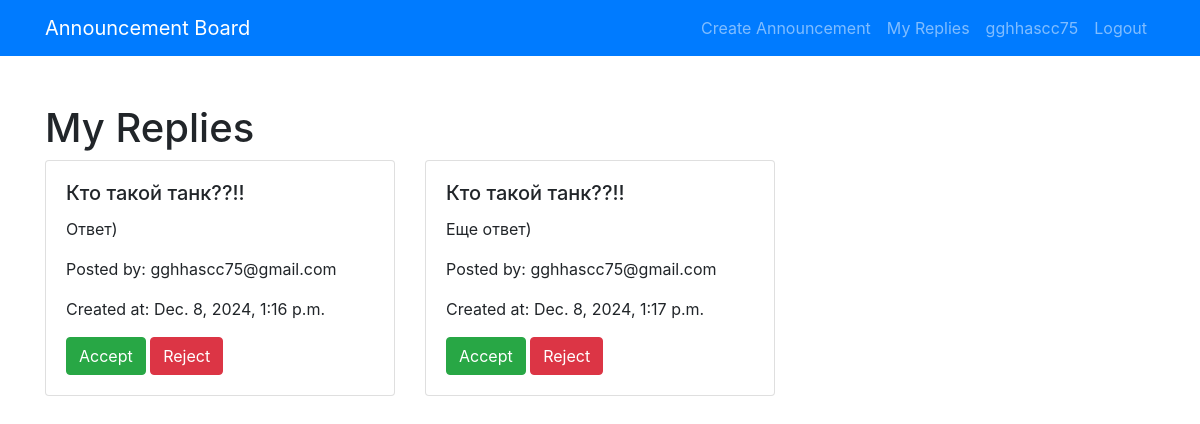
Screenshot of /announcements/replies/ (signed in) with the database file from the repository.
### accounts/models.py (models this page shows, shortened)
class User(AbstractUser, PermissionsMixin):
    email = models.EmailField(unique=True)
    is_active = models.BooleanField(default=False)
    is_staff = models.BooleanField(default=False)
    objects = UserManager()
    USERNAME_FIELD = 'email'
    REQUIRED_FIELDS = []

### announcements/models.py (models this page shows)
class Reply(models.Model):
    user = models.ForeignKey(User, on_delete=models.CASCADE)
    announcement = models.ForeignKey(Announcement, on_delete=models.CASCADE)
    content = models.TextField()
    created_at = models.DateTimeField(auto_now_add=True)
    is_accepted = models.BooleanField(default=False)

class Announcement(models.Model):
    CATEGORIES = (
        ('tanks', 'Танки'),
        ('healers', 'Хилы'),
        ('dd', 'ДД'),
        ('traders', 'Торговцы'),
        ('guildmasters', 'Гилдмастеры'),
        ('questgivers', 'Квестгиверы'),
        ('blacksmiths', 'Кузнецы'),
        ('leatherworkers', 'Кожевники'),
        ('alchemists', 'Зельевары'),
        ('mages', 'Мастера заклинаний'),
    )
    user = models.ForeignKey(User, on_delete=models.CASCADE)
    title = models.CharField(max_length=200)
    content = models.TextField()
    category = models.CharField(max_length=20, choices=CATEGORIES)
    created_at = models.DateTimeField(auto_now_add=True)
    updated_at = models.DateTimeField(auto_now=True)

### announcements/views.py (the view, shortened to what this page needs)
# urls.py: path('replies/', views.ReplyListView.as_view(), name='reply_list'),
class ReplyListView(LoginRequiredMixin, View):
    def get(self, request):
        replies = Reply.objects.filter(announcement__user=request.user)
        return render(request, 'announcements/reply_list.html', {'replies': replies})

### announcements/templates/announcements/reply_list.html (shortened to what this page needs)
{% extends 'base.html' %}
{% block content %}
<h1>My Replies</h1>
<div class="row">
    {% for reply in replies %}
        <div class="col-md-4 mb-4">
            <div class="card">
                <div class="card-body">
                    <h5 class="card-title">{{ reply.announcement.title }}</h5>
                    <p class="card-text">{{ reply.content }}</p>
                    <p>Posted by: {{ reply.user.email }}</p>
                    <p>Created at: {{ reply.created_at }}</p>
                    {% if reply.is_accepted %}
                        <p class="text-success">Accepted</p>
                    {% else %}
                        <form method="post" action="{% url 'reply_list' %}">
                            <button type="submit" name="accept" class="btn btn-success">Accept</button>
                            <button type="submit" name="reject" class="btn btn-danger">Reject</button>
                        </form>
                    {% endif %}
                </div>
            </div>
        </div>
    {% empty %}
        <div class="col-md-12">
            <p>No replies yet.</p>
        </div>
    {% endfor %}
</div>
{% endblock %}

### templates/base.html (shortened to what this page needs)
<!DOCTYPE html>
<html lang="en">
<head>
    <link rel="stylesheet" href="https://stackpath.bootstrapcdn.com/bootstrap/4.5.2/css/bootstrap.min.css">
</head>
<body>
    <nav class="navbar navbar-expand-lg navbar-dark bg-primary">
        <div class="container">
            <a class="navbar-brand" href="{% url 'announcement_list' %}">Announcement Board</a>
            <div class="collapse navbar-collapse" id="navbarNav">
                <ul class="navbar-nav ml-auto">
                    {% if user.is_authenticated %}
                        <li class="nav-item">
                            <a class="nav-link" href="{% url 'announcement_create' %}">Create Announcement</a>
                        </li>
                        <li class="nav-item">
                            <a class="nav-link" href="{% url 'reply_list' %}">My Replies</a>
                        </li>
                        <li class="nav-item">
                            <a class="nav-link" href="#">{{ user.username }}</a>
                        </li>
                        <li class="nav-item">
                            <a class="nav-link" href="{% url 'logout' %}">Logout</a>
                        </li>
                    {% endif %}
                </ul>
            </div>
        </div>
    </nav>
    <div class="container my-5">
        {% block content %}{% endblock %}
    </div>
</body>
</html>

### rows the page displays
User: username "gghhascc75"
Reply: announcement "Кто такой танк??!!", content "Ответ)", user.email "gghhascc75@gmail.com", created_at "Dec. 8, 2024, 1:16 p.m."
Reply: announcement "Кто такой танк??!!", content "Еще ответ)", user.email "gghhascc75@gmail.com", created_at "Dec. 8, 2024, 1:17 p.m."
